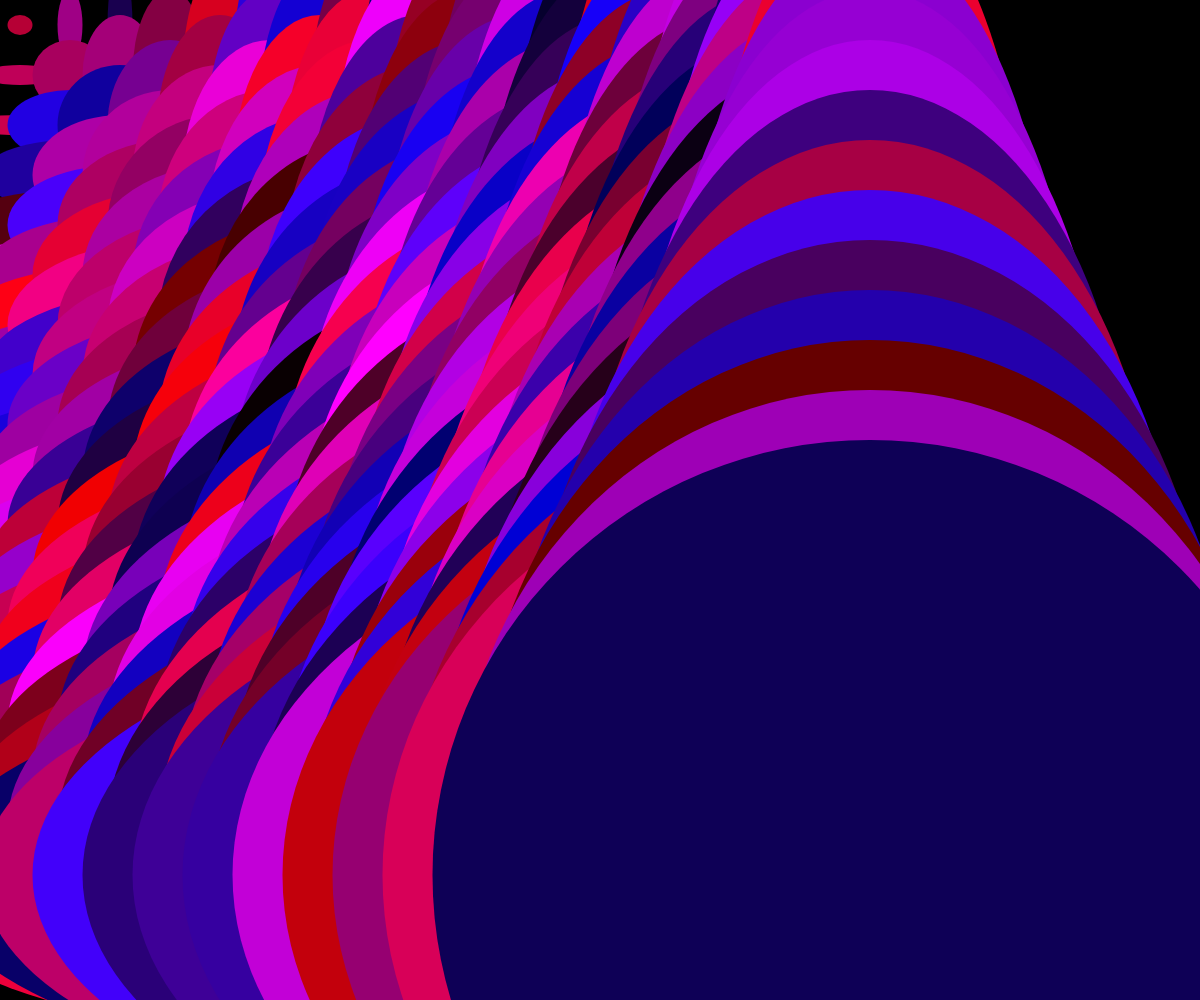
Frame 1 (no input)
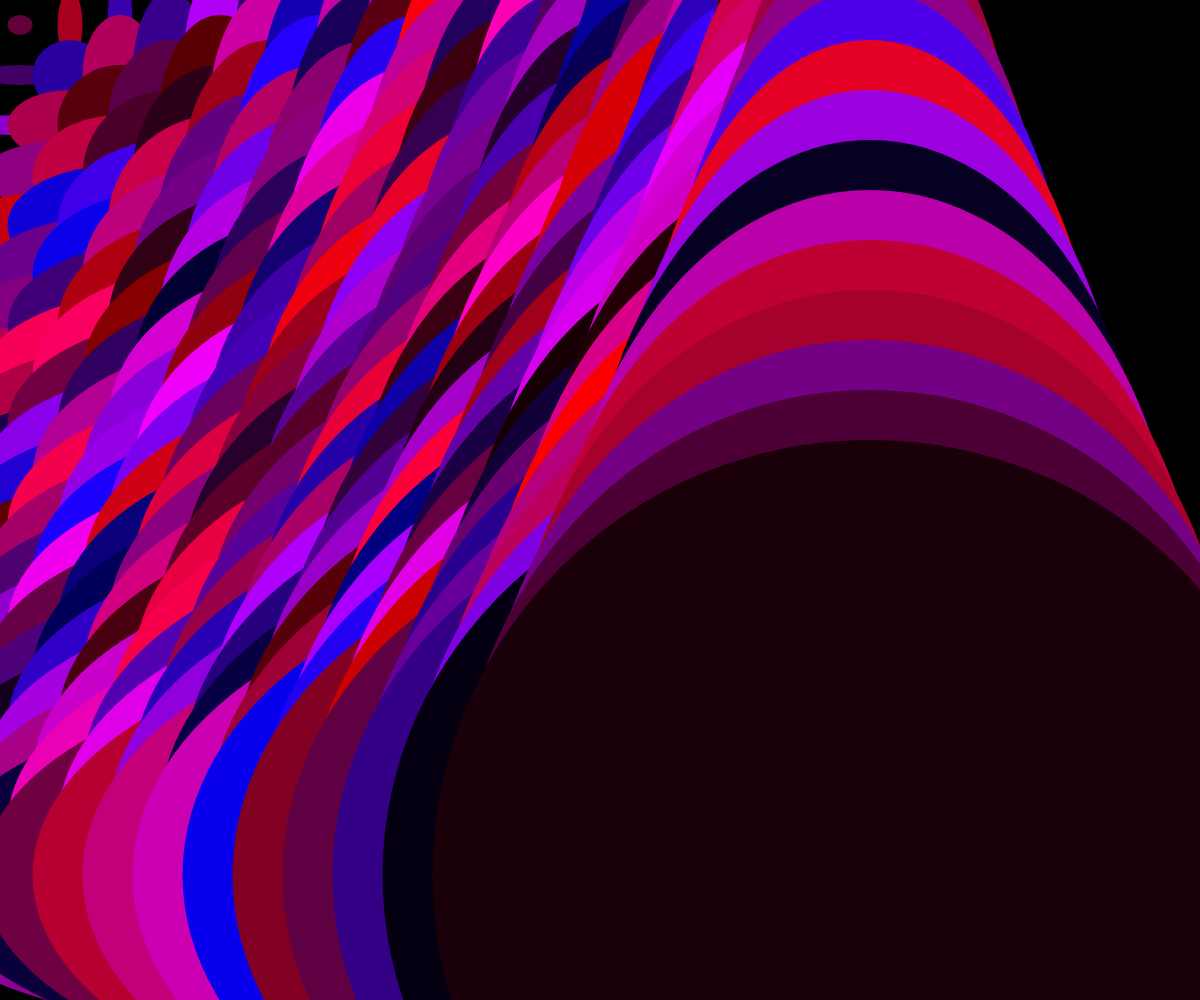
Frame 60 (no input)
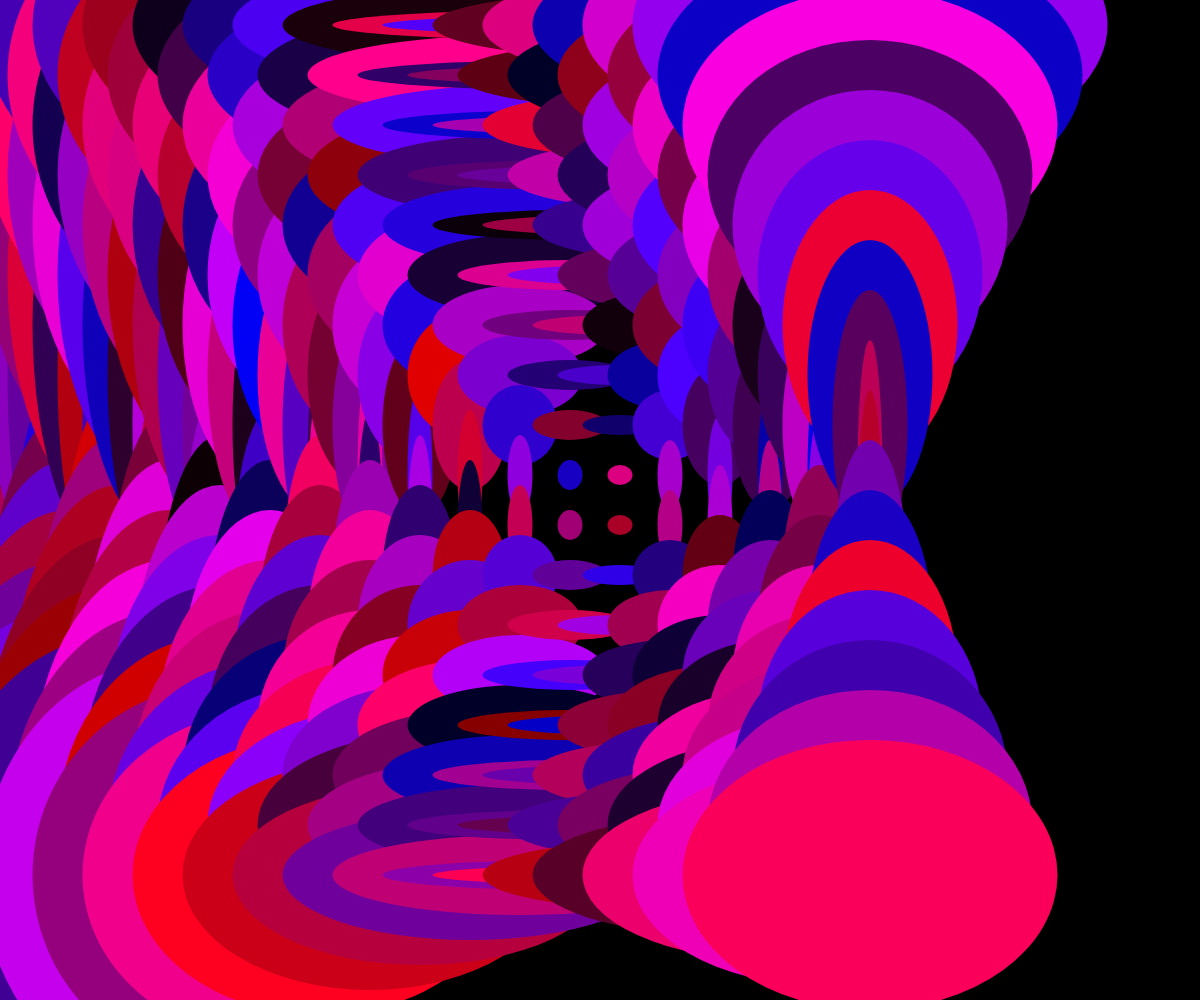
Frame 120 (the mouse pressed at the canvas centre since frame 60)

The p5.js sketch that drew these frames (run headless with seeded random() and noise() and a simulated clock; from frame 60 on, the mouse is pressed at the canvas centre):

// p5.js sketch
// ── sketch.js
function setup() {
  createCanvas(windowWidth, windowHeight);
}

function draw() {
  background(0);
  strokeWeight(0);
  stroke(855);

  // nested loop:
  y = 50;
  for (var x = 20; x < 900; x = x + 50) {
    for (var y = 25; y < 900; y = y + 50) {
      fill(random(255),0, random(255));
      ellipse(x, y, mouseY-y, mouseX-x);
    }

  }
}
